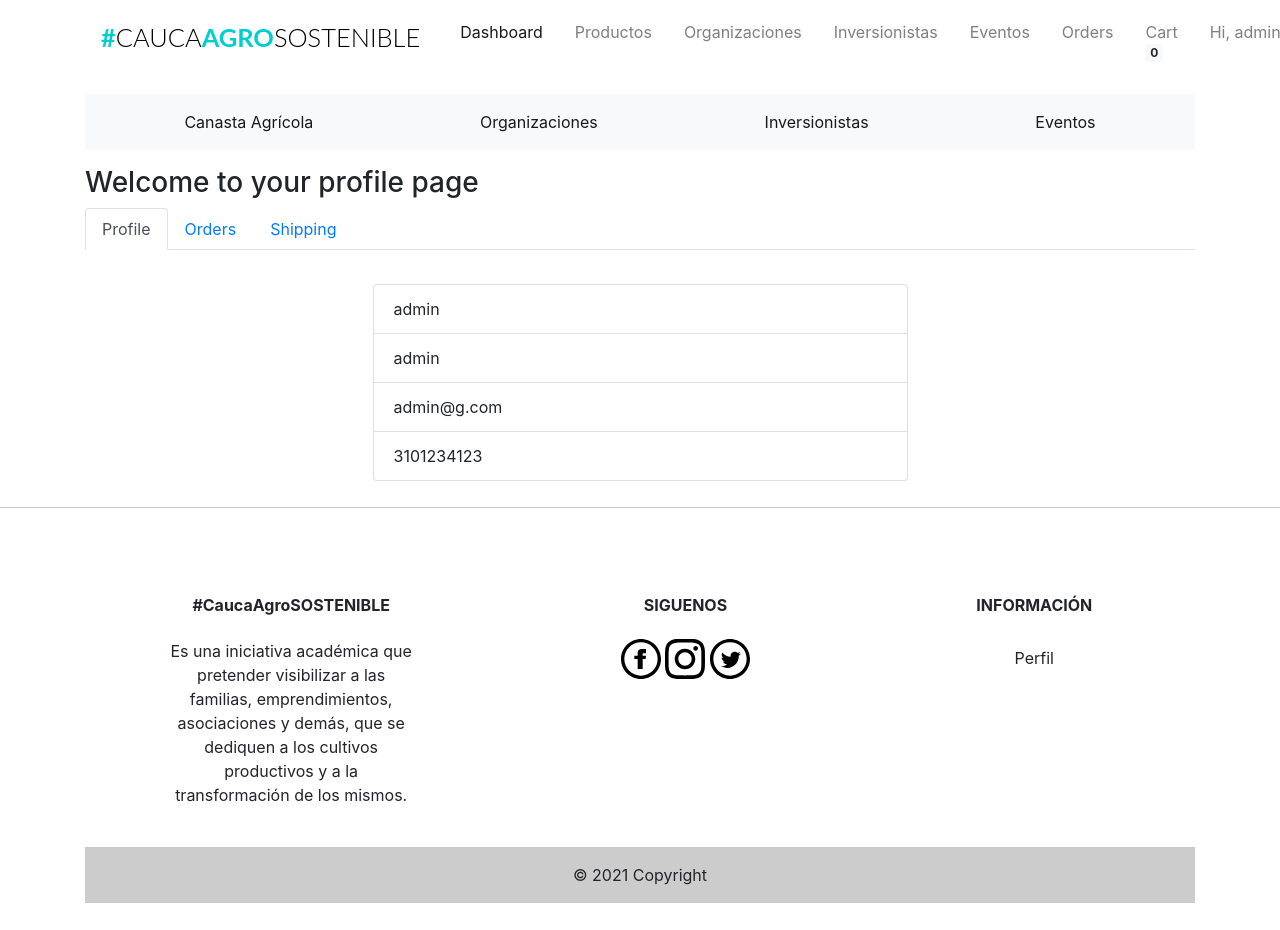
/profile (signed in), run on the app's committed database.
### app/models.py (models this page shows, shortened)
class Users(UserMixin, db.Model):
    __tablename__ = "users"
    id = db.Column(db.Integer, primary_key=True)
    firstname = db.Column(db.String(24), index=True)
    lastname = db.Column(db.String(24), index=True)
    email = db.Column(db.String(50), index=True, unique=True)
    password_hash = db.Column(db.String)
    phonenumber = db.Column(db.String(18), index=True, unique=True)
    is_admin = db.Column(db.Boolean, default=False)
    order = db.relationship('Orders', backref='user')
    kart = db.relationship('Kart', uselist=False, backref='user')
    shipping_info = db.relationship('Shipping', backref='user', lazy='dynamic')

### app/users/routes.py (the view, shortened to what this page needs)
@users.route('/profile', methods=["GET", "POST"])
def profile():
    if current_user.is_anonymous:
        count = 0
        user = 0
        orders = None
        items = None
    else:
        user = current_user.id
        count = Kart.query.filter_by(user_id=user).count()
        orders = Orders.query.filter_by(user_id=user).all()
        items = Kart.query.filter_by(user_id=user).all()
    form = ShippingForm()
    shipping = Shipping.query.filter_by(user_id=user).all()
    return render_template('users/profile.html', title="Account page", form=form,
                           shipping=shipping, count=count, orders=orders, items=items)

### app/models.py (called while the page is built)
@login_manager.user_loader
def load_user(id):
    return Users.query.get(int(id))

### app/templates/users/profile.html (shortened to what this page needs)
{% extends "base.html" %}
{% block body %}
<h3>
        Welcome to your profile page
</h3>
<nav>
  <div class="nav nav-tabs" id="nav-tab" role="tablist">
    <a class="nav-item nav-link active" id="nav-home-tab" data-toggle="tab" href="#nav-home" role="tab" aria-controls="nav-home" aria-selected="true">Profile</a>
    <a class="nav-item nav-link" id="nav-profile-tab" data-toggle="tab" href="#nav-profile" role="tab" aria-controls="nav-profile" aria-selected="false">Orders</a>
    <a class="nav-item nav-link" id="nav-contact-tab" data-toggle="tab" href="#nav-contact" role="tab" aria-controls="nav-contact" aria-selected="false">Shipping</a>
  </div>
</nav>
<div class="tab-content" id="nav-tabContent mb-5">
<div class="tab-pane fade show active " id="nav-home" role="tabpanel" aria-labelledby="nav-home-tab">
                <ul class="list-group mt-4 center">
                        <li class="list-group-item">{{current_user.firstname }}</li>
                        <li class="list-group-item">{{current_user.lastname }}</li>
                        <li class="list-group-item">{{current_user.email}}</li>
                        <li class="list-group-item">{{current_user.phonenumber }}</li>
                </ul>
</div>
</div>
{% endblock %}

### app/templates/navbar.html (shortened to what this page needs)
{% block navbar %}
<div class="container mt-1 mb-3">
  <nav class="navbar navbar-expand-lg navbar-light">
    <h1 class="brand_name">
      <a class="navbar-brand" href="{{ url_for('home.homepage') }}">#<span>CAUCA</span>AGRO<span>SOSTENIBLE</span></a>
    </h1>
    <div class="collapse navbar-collapse" id="navbarNav">
      <ul class="navbar-nav ml-auto mr-auto mt-2 mt-lg-0">
        {% if current_user.is_authenticated %}
        {% if current_user.is_admin %}
        <li class="nav-item ml-3">
          <a class="nav-link active" href="{{ url_for('home.admin_dashboard') }}">Dashboard</a>
        </li>
        <li class="nav-item ml-3">
          <a class="nav-link" href="{{ url_for('admin.list_products') }}">Productos</a>
        </li>
        <li class="nav-item ml-3">
          <a class="nav-link" href="{{ url_for('admin.list_organizaciones') }}">Organizaciones</a>
        </li>
        <li class="nav-item ml-3">
          <a class="nav-link" href="{{ url_for('admin.list_inversionistas') }}">Inversionistas</a>
        </li>
        <li class="nav-item ml-3">
          <a class="nav-link" href="{{ url_for('admin.list_eventos') }}">Eventos</a>
        </li>
        <li class="nav-item ml-3">
          <a class="nav-link" href="{{ url_for('admin.list_orders') }}">Orders</a>
        </li>
        <li class="nav-item ml-3">
          <a class="nav-link" href="{{ url_for('users.cart') }}">Cart<span class="badge badge-light">{{ count
              }}</span></a>
        </li>
        {% else %}
        <li class="nav-item ml-3">
          <a class="nav-link" href="{{ url_for('users.cart') }}">Cart<span class="badge badge-light">{{ count
              }}</span></a>
        </li>
        {% endif %}
        <li class="nav-item dropdown ml-3">
          <a class="nav-link dropdown-toggle" data-toggle="dropdown" href="#" role="button" aria-haspopup="true"
            aria-expanded="false">
            Hi, {{ current_user.firstname }}!
          </a>
        </li>
        {% endif %}
      </ul>
    </div>
  </nav>
</div>
{% endblock %}

### app/static/css/st.css (style rules this page uses)
.brand_name .navbar-brand { font-size:1.59rem; text-transform: uppercase; font-family: 'Lato', sans-serif; font-weight: 700; color: #333; }
.brand_name >.navbar-brand { color:#01CFCF; text-decoration: none; }
.brand_name >.navbar-brand span { color: #000; font-weight: 300; }
.navbar-nav { width: 100%; align-items: flex-start; }
.center { margin: auto; width: 50%; padding: 10px; }

### data on the page
Users: firstname "admin", lastname "admin", email "admin@g.com", phonenumber "3101234123"

### other printed values
{{ count }} "0"
